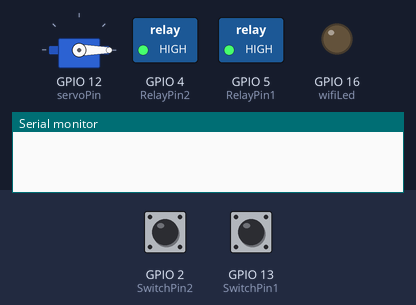
A sketch run on a simulated ESP8266 (NodeMCU). Parts: servo, switched loads named in the sketch (green lamp = pin HIGH), output pins drawn as LEDs (lit = HIGH), the last lines printed to the serial monitor. The inputs (shaded band) are chosen by the test bench; at power-on: GPIO 2 (SwitchPin2) HIGH, GPIO 13 (SwitchPin1) HIGH. WiFi joins after 1.5 s; servers stay silent unless stated.

Above: at 2.2 s.
2.3 s: GPIO 2 (SwitchPin2) pulled LOW for 0.15 s
At 3.2 s:
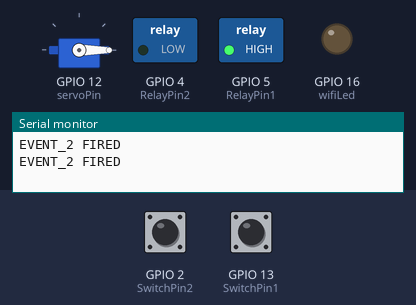
3.9 s: GPIO 13 (SwitchPin1) pulled LOW for 0.15 s
At 4.4 s:
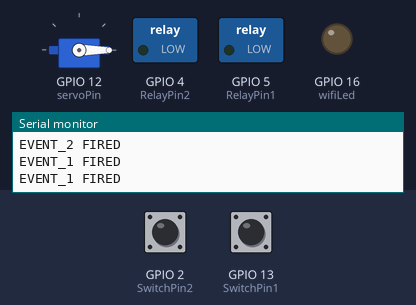
5.5 s: GPIO 2 (SwitchPin2) pulled LOW for 1 s
At 6.9 s:
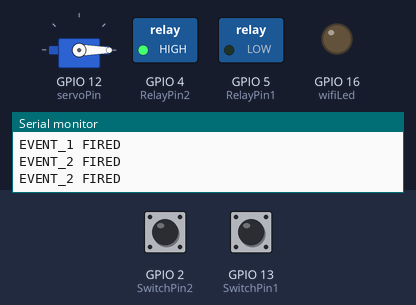
8.0 s: GPIO 2 (SwitchPin2) pulled LOW for 3.2 s
At 11.6 s:
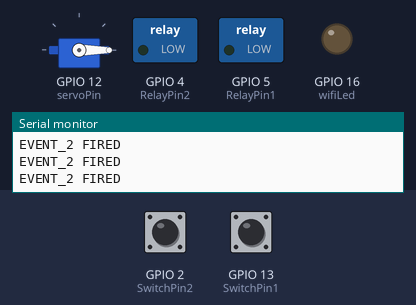
12.7 s: GPIO 13 (SwitchPin1) pulled LOW for 1 s
At 14.8 s:
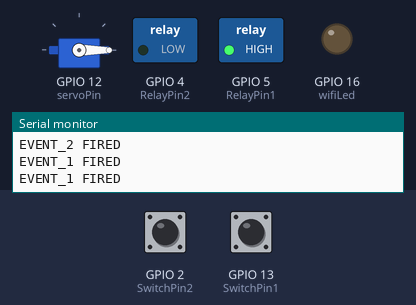
Timing chart, 0 to 16.2 s (numbered marks = the images above; inputs shaded):
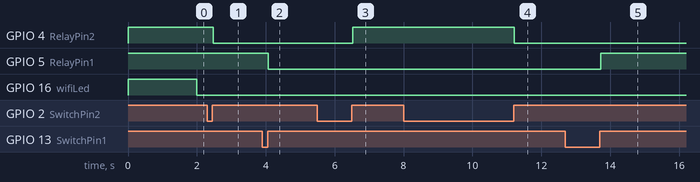

The sketch:

Shihab_vai.ino
```cpp
#define BLYNK_TEMPLATE_ID "TMPL6eRguGIj_"
#define BLYNK_TEMPLATE_NAME "SHIHAB AUTOMATION"
#define BLYNK_AUTH_TOKEN "5LvsZf6g6xaLgcRzmF6NKW1JVnB_Nuzv"

//#define BLYNK_PRINT Serial
#include <ESP8266WiFi.h>
#include <BlynkSimpleEsp8266.h>
#include <AceButton.h>
#include <Servo.h>

char ssid[] = "SHIHAB";
char pass[] = "Nointernet";

bool fetch_blynk_state = true;  // true or false

using namespace ace_button;

// define the GPIO connected with Relays and switches
#define RelayPin1 5  // D1
#define RelayPin2 4  // D2

#define SwitchPin1 13  // D7
#define SwitchPin2 2   // D4 + WIFI LED

#define wifiLed   16   // D0

#define servoPin 12 // D6
#define servoSwitchPin 15 // D8

// Change the virtual pins according to the rooms
#define VPIN_BUTTON_1    V1
#define VPIN_BUTTON_2    V2
#define VPIN_BUTTON_3    V3

// Relay State
bool toggleState_1 = LOW; // Define integer to remember the toggle state for relay 1
bool toggleState_2 = LOW; // Define integer to remember the toggle state for relay 2

int wifiFlag = 0;
char auth[] = BLYNK_AUTH_TOKEN;

ButtonConfig config1;
AceButton button1(&config1);
ButtonConfig config2;
AceButton button2(&config2);

void handleEvent1(AceButton*, uint8_t, uint8_t);
void handleEvent2(AceButton*, uint8_t, uint8_t);

BlynkTimer timer;
Servo srv;

void setup() {
  Serial.begin(115200);

  pinMode(RelayPin1, OUTPUT);
  pinMode(RelayPin2, OUTPUT);
  pinMode(wifiLed, OUTPUT);

  srv.attach(servoPin);
  srv.write(0);

  pinMode(SwitchPin1, INPUT_PULLUP);
  pinMode(SwitchPin2, INPUT_PULLUP);
  pinMode(servoSwitchPin, INPUT_PULLUP);

  // During Starting all Relays should TURN OFF
  digitalWrite(RelayPin1, !toggleState_1);
  digitalWrite(RelayPin2, !toggleState_2);

  digitalWrite(wifiLed, HIGH);

  config1.setEventHandler(button1Handler);
  config2.setEventHandler(button2Handler);

  button1.init(SwitchPin1);
  button2.init(SwitchPin2);

  // Blynk.begin(auth, ssid, pass);
  WiFi.begin(ssid, pass);
  timer.setInterval(2000L, checkBlynkStatus); // check if Blynk server is connected every 2 seconds
  Blynk.config(auth);
  delay(1000);

  if (!fetch_blynk_state) {
    Blynk.virtualWrite(VPIN_BUTTON_1, toggleState_1);
    Blynk.virtualWrite(VPIN_BUTTON_2, toggleState_2);
  }
}

void servoController(){
  srv.write(20);
  delay(1000);
  srv.write(-20);
}

void servoSwitchController() {
  int state = digitalRead(servoSwitchPin);

  if (state == LOW) {
    servoController();
    while (digitalRead(servoSwitchPin) == LOW) {
      delay(10); // Wait until the switch is released before proceeding
    }
  } else {
    srv.write(0);
  }
}


// When App button is pushed - switch the state
BLYNK_WRITE(VPIN_BUTTON_1) {
  toggleState_1 = param.asInt();
  digitalWrite(RelayPin1, !toggleState_1);
}

BLYNK_WRITE(VPIN_BUTTON_2) {
  toggleState_2 = param.asInt();
  digitalWrite(RelayPin2, !toggleState_2);
}

BLYNK_WRITE(VPIN_BUTTON_3) {
  int state = param.asInt();

  if(state){
    servoController();
  }
}

BLYNK_WRITE(VPIN_BUTTON_C) {
  all_SwitchOff();
}

void all_SwitchOff() {
  toggleState_1 = 0;
  digitalWrite(RelayPin1, HIGH);
  Blynk.virtualWrite(VPIN_BUTTON_1, toggleState_1);
  delay(100);
  toggleState_2 = 0;
  digitalWrite(RelayPin2, HIGH);
  Blynk.virtualWrite(VPIN_BUTTON_2, toggleState_2);
  delay(100);
}

void checkBlynkStatus() {
  // called every 3 seconds by SimpleTimer
  bool isconnected = Blynk.connected();
  if (!isconnected) {
    wifiFlag = 1;
    Serial.println("Blynk Not Connected");
    digitalWrite(wifiLed, HIGH);
  } else {
    wifiFlag = 0;
    if (!fetch_blynk_state) {
      Blynk.virtualWrite(VPIN_BUTTON_1, toggleState_1);
      Blynk.virtualWrite(VPIN_BUTTON_2, toggleState_2);
    }
    digitalWrite(wifiLed, LOW);
    // Serial.println("Blynk Connected");
  }
}

BLYNK_CONNECTED() {
  // Request the latest state from the server
  if (fetch_blynk_state) {
    Blynk.syncVirtual(VPIN_BUTTON_1);
    Blynk.syncVirtual(VPIN_BUTTON_2);
  }
}

void loop() {
  Blynk.run();
  timer.run(); // Initiates SimpleTimer

  button1.check();
  button2.check();
  // servoSwitchController();
}

void button1Handler(AceButton* button, uint8_t eventType, uint8_t buttonState) {
  Serial.println("EVENT_1 FIRED");
  switch (eventType) {
    case AceButton::kEventReleased:
      digitalWrite(RelayPin1, toggleState_1);
      toggleState_1 = !toggleState_1;
      Blynk.virtualWrite(VPIN_BUTTON_1, toggleState_1);
      break;
  }
}

void button2Handler(AceButton* button, uint8_t eventType, uint8_t buttonState) {
  Serial.println("EVENT_2 FIRED");
  switch (eventType) {
    case AceButton::kEventReleased:
      digitalWrite(RelayPin2, toggleState_2);
      toggleState_2 = !toggleState_2;
      Blynk.virtualWrite(VPIN_BUTTON_2, toggleState_2);
      break;
  }
}
```

Measured:
- after the input at 2.3 s, GPIO 4 (RelayPin2): HIGH → LOW after 0.17 s
- after the input at 3.9 s, GPIO 5 (RelayPin1): HIGH → LOW after 0.17 s
- after the input at 5.5 s, GPIO 4 (RelayPin2): LOW → HIGH after 1.0 s
- after the input at 8.0 s, GPIO 4 (RelayPin2): HIGH → LOW after 3.2 s
- after the input at 12.7 s, GPIO 5 (RelayPin1): LOW → HIGH after 1.0 s
